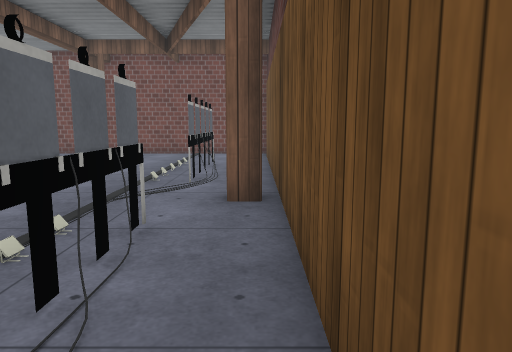
[1] (above)

18 first-person views from a walk through a Unity game level. The camera is 1.3 m above the floor, tilts 8° down and sees 70° across. The floor is counted in squares, 1 m on a side. Each view is taken from the middle of a square. On the plan, view 1 faces up. The plan holds only what a view shows up to about 15 squares ahead; the rest is blank. The place goes on beyond the plan. The player character is not drawn. Surface patterns are stand-ins for the level's own textures.

[2]
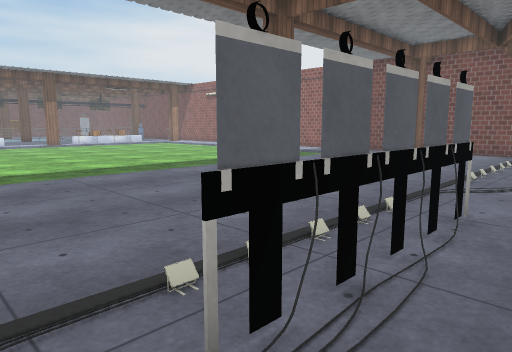

[3]
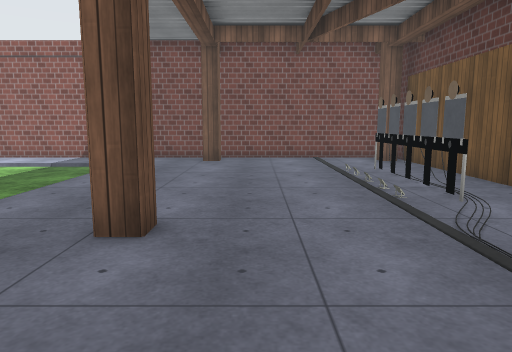

[4]
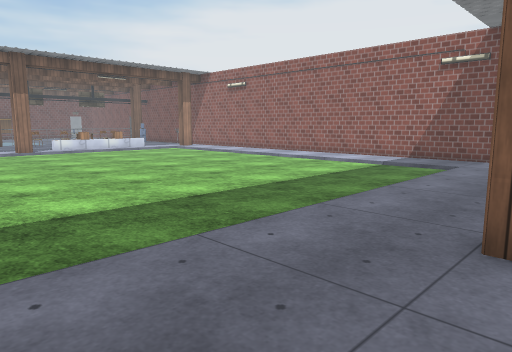

[5]
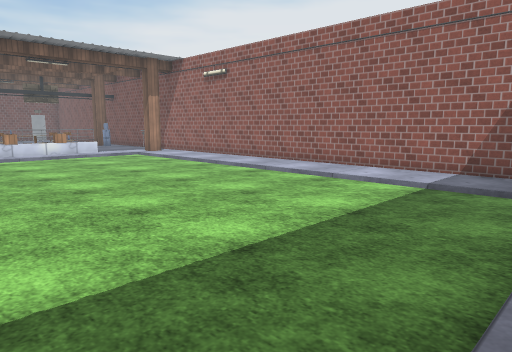

[6]
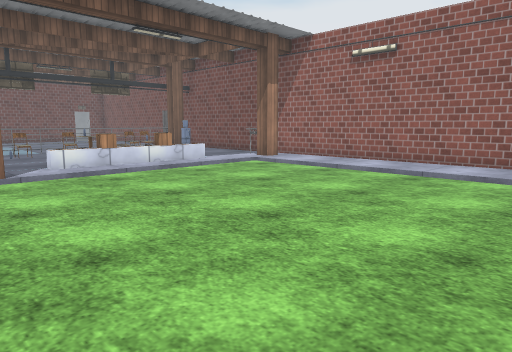

[7]
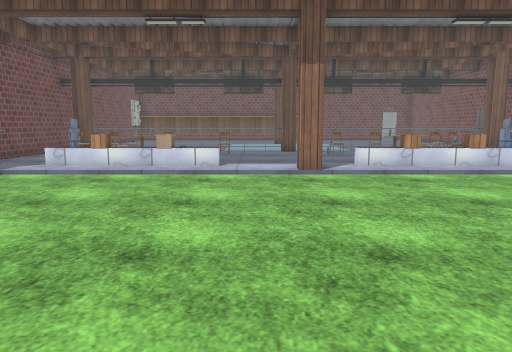

[8]
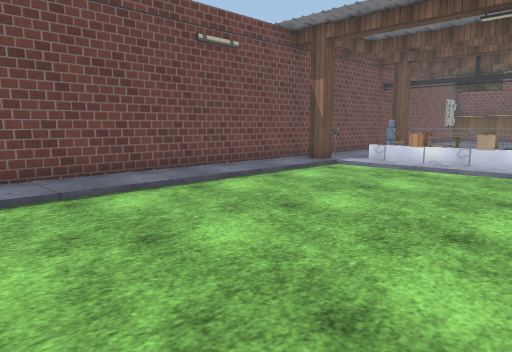

[9]
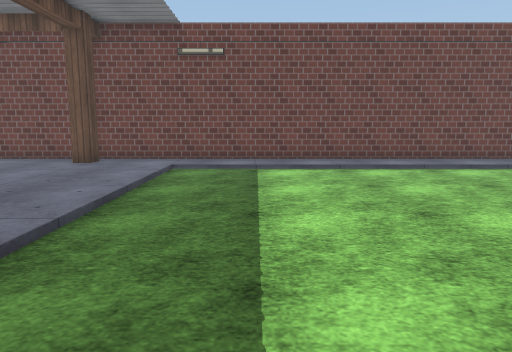

[10]
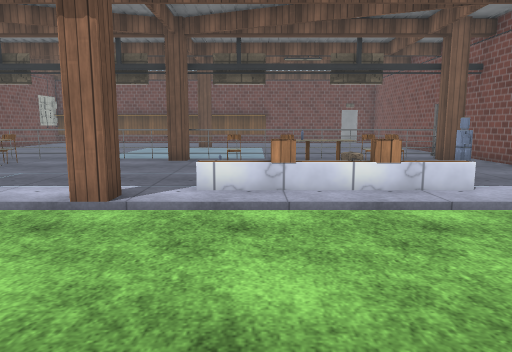

[11]
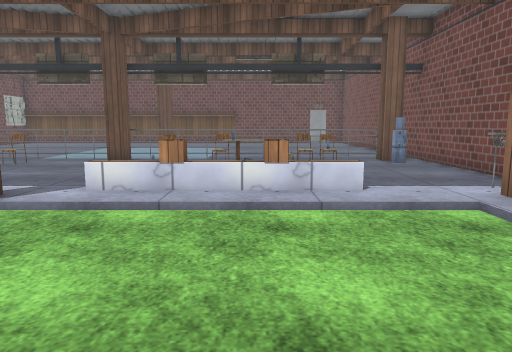

[12]
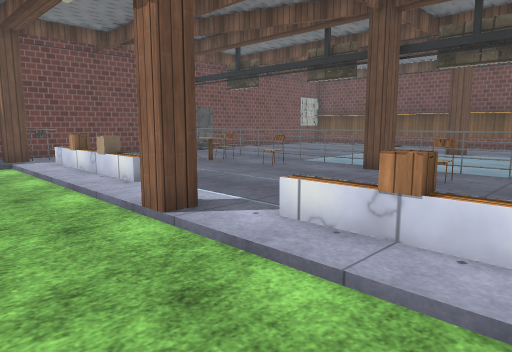

[13]
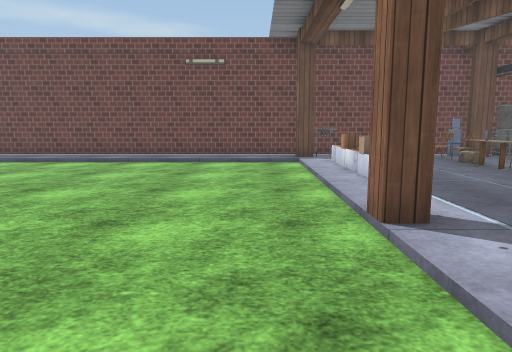

[14]
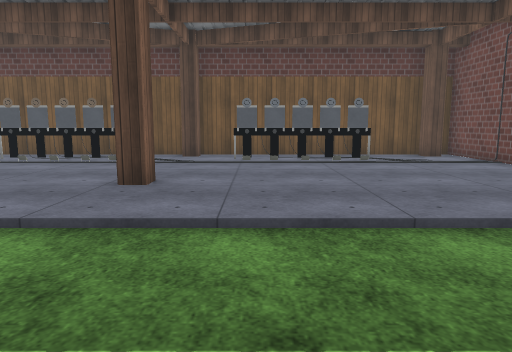

[15]
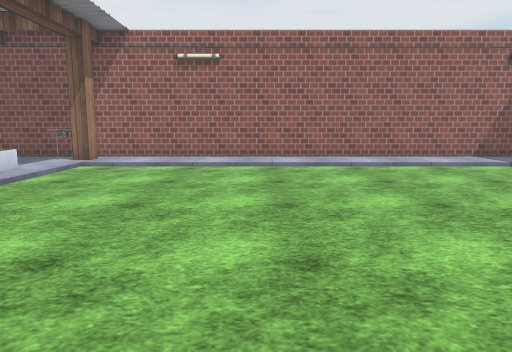

[16]
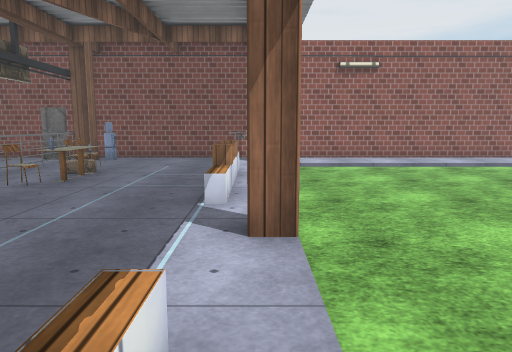

[17]
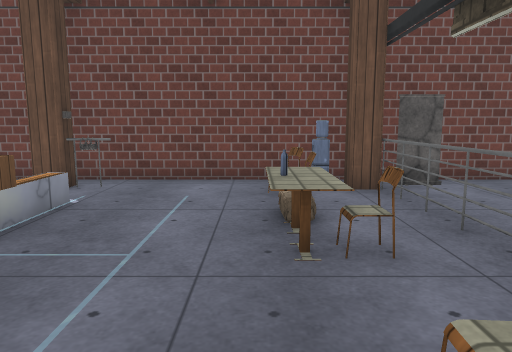

[18]
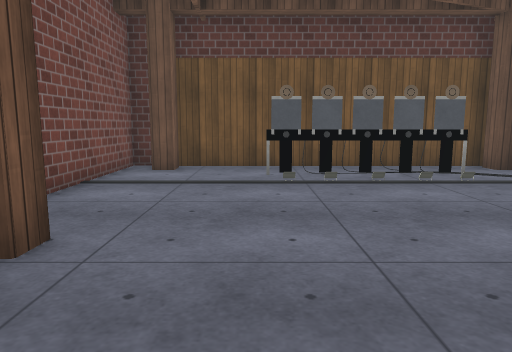

### Floor plan
Key: @ floor where view 1 was taken; # wall or solid block; x gap in a wall; . main floor; - floor 0.25 m lower than the main floor; / step, stairs or slope; = window, fence, low wall or low ledge; T thing the floor can be seen under or through; O other object.
Columns run from 35 left of view 1 to 1 right of it. Each row starts with its distance up from view 1.
 17    ##################################
 16 #####...=#..................##.....##
 15  .##...............................##
 14  .#.......----------------..........#
 13  .#.O.....----------------........T.#
 12  .#.=.....----------------........T.#
 11  .#.......----------------........T.#
 10  .#.==....----------------........T.#
  9  .#.....O.----------------........T.#
  8  .#.=.....----------------.......=T.#
  7  .##......----------------..#......##
  6  .##......----------------.........##
  5  .#.......----------------........T.#
  4  .#.=.....----------------........T.#
  3  .#.......----------------........T.#
  2  .#.=.....----------------........T.#
  1  .#.=.....----------------........T.#
  0  .#..=..O.----------------.......=T@#
 -1  .#.=.....----------------..........#
 -2  .###...=#////////////////..#......##
 -3 ####.....x..................x......##
 -4   ###################################

Where each view was taken, in squares from view 1:
view 1: 0 up, 0 right, facing up
view 2: 1 down, 0 right, facing up-left
view 3: 2 up, 5 left, facing up
view 4: 2 up, 6 left, facing up-left
view 5: 6 up, 9 left, facing up-left
view 6: 5 up, 16 left, facing up-left
view 7: 5 up, 16 left, facing left
view 8: 5 up, 15 left, facing down-left
view 9: 9 up, 12 left, facing down
view 10: 9 up, 20 left, facing left
view 11: 11 up, 20 left, facing left
view 12: 11 up, 23 left, facing down-left
view 13: 11 up, 24 left, facing down
view 14: 4 up, 14 left, facing right
view 15: 3 up, 20 left, facing up
view 16: 2 up, 26 left, facing up
view 17: 5 up, 30 left, facing down
view 18: 13 up, 10 left, facing right
